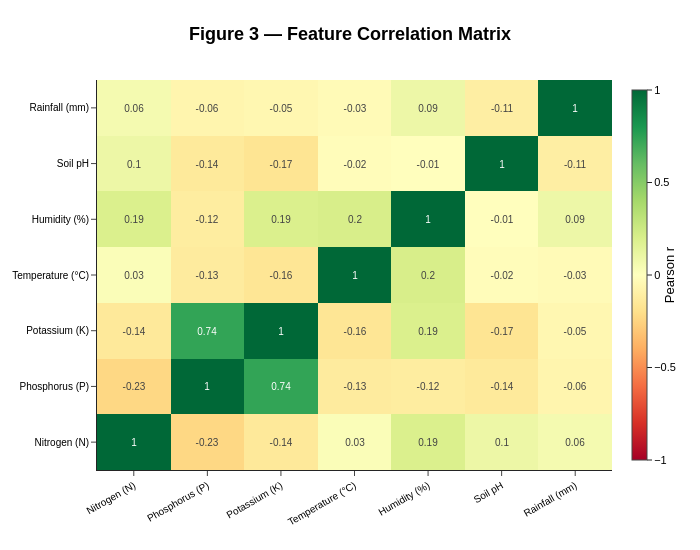

Here is the notebook cell this chart was saved with:
### Markdown cell above
### 2.4 Feature Correlation Matrix

### Code cell
# Pearson correlation heatmap across all predictor variables
corr = df[features].corr().round(3)

fig = go.Figure(data=go.Heatmap(
    z=corr.values,
    x=[feature_labels[f] for f in features],
    y=[feature_labels[f] for f in features],
    colorscale='RdYlGn', zmid=0, zmin=-1, zmax=1,
    text=corr.round(2).values,
    texttemplate='%{text}', textfont=dict(size=10),
    hovertemplate='<b>%{y}</b> vs <b>%{x}</b><br>Pearson r = %{z:.3f}<extra></extra>',
    colorbar=dict(title=dict(text='Pearson r', side='right'), thickness=15)
))

fig.update_layout(
    title=dict(
        text='<b>Figure 3 — Feature Correlation Matrix</b>',
        x=0.5, xanchor='center', font=dict(size=18, family='Arial')
    ),
    template='simple_white',
    font=dict(family='Arial', size=11, color='black'),
    height=550, width=700,
    margin=dict(l=80, r=30, t=80, b=80)
)
fig.update_xaxes(tickangle=-30, showgrid=False, tickfont=dict(size=10))
fig.update_yaxes(showgrid=False, tickfont=dict(size=10))
fig.show()

### Figure 1 — Plotly figure (JSON) as saved in the notebook; plotly's stock layout.template omitted (floating-point values rounded to 4 significant figures)
{"data": [{"colorbar": {"thickness": 15, "title": {"side": "right", "text": "Pearson r"}}, "colorscale": [[0, "rgb(165,0,38)"], [0.1, "rgb(215,48,39)"], [0.2, "rgb(244,109,67)"], [0.3, "rgb(253,174,97)"], [0.4, "rgb(254,224,139)"], [0.5, "rgb(255,255,191)"], [0.6, "rgb(217,239,139)"], [0.7, "rgb(166,217,106)"], [0.8, "rgb(102,189,99)"], [0.9, "rgb(26,152,80)"], [1, "rgb(0,104,55)"]], "hovertemplate": "<b>%{y}</b> vs <b>%{x}</b><br>Pearson r = %{z:.3f}<extra></extra>", "text": [[1.0, -0.23, -0.14, 0.03, 0.19, 0.1, 0.06], [-0.23, 1.0, 0.74, -0.13, -0.12, -0.14, -0.06], [-0.14, 0.74, 1.0, -0.16, 0.19, -0.17, -0.05], [0.03, -0.13, -0.16, 1.0, 0.2, -0.02, -0.03], [0.19, -0.12, 0.19, 0.2, 1.0, -0.01, 0.09], [0.1, -0.14, -0.17, -0.02, -0.01, 1.0, -0.11], [0.06, -0.06, -0.05, -0.03, 0.09, -0.11, 1.0]], "textfont": {"size": 10}, "texttemplate": "%{text}", "type": "heatmap", "x": ["Nitrogen (N)", "Phosphorus (P)", "Potassium (K)", "Temperature (°C)", "Humidity (%)", "Soil pH", "Rainfall (mm)"], "y": ["Nitrogen (N)", "Phosphorus (P)", "Potassium (K)", "Temperature (°C)", "Humidity (%)", "Soil pH", "Rainfall (mm)"], "z": [[1.0, -0.231, -0.141, 0.027, 0.191, 0.097, 0.059], [-0.231, 1.0, 0.736, -0.128, -0.119, -0.138, -0.064], [-0.141, 0.736, 1.0, -0.16, 0.191, -0.17, -0.053], [0.027, -0.128, -0.16, 1.0, 0.205, -0.018, -0.03], [0.191, -0.119, 0.191, 0.205, 1.0, -0.008, 0.094], [0.097, -0.138, -0.17, -0.018, -0.008, 1.0, -0.109], [0.059, -0.064, -0.053, -0.03, 0.094, -0.109, 1.0]], "zmax": 1, "zmid": 0, "zmin": -1}], "layout": {"font": {"color": "black", "family": "Arial", "size": 11}, "height": 550, "margin": {"b": 80, "l": 80, "r": 30, "t": 80}, "title": {"font": {"family": "Arial", "size": 18}, "text": "<b>Figure 3 — Feature Correlation Matrix</b>", "x": 0.5, "xanchor": "center"}, "width": 700, "xaxis": {"showgrid": false, "tickangle": -30, "tickfont": {"size": 10}}, "yaxis": {"showgrid": false, "tickfont": {"size": 10}}}}
